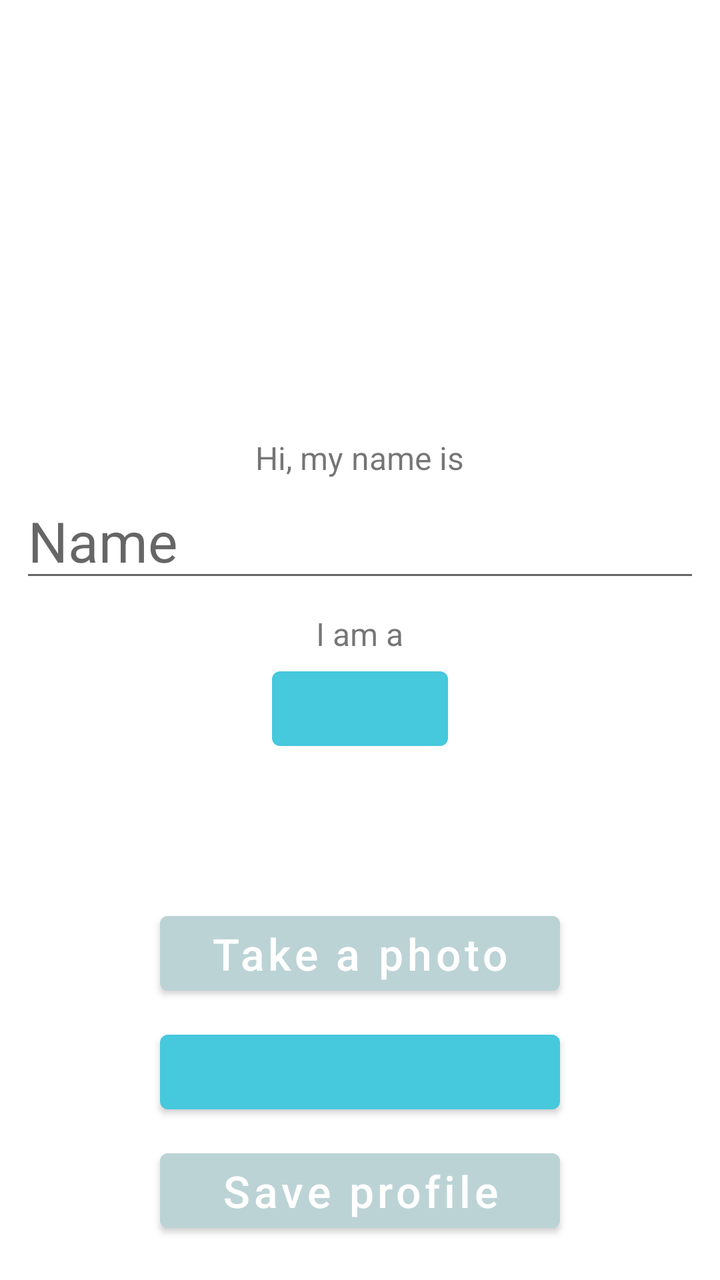
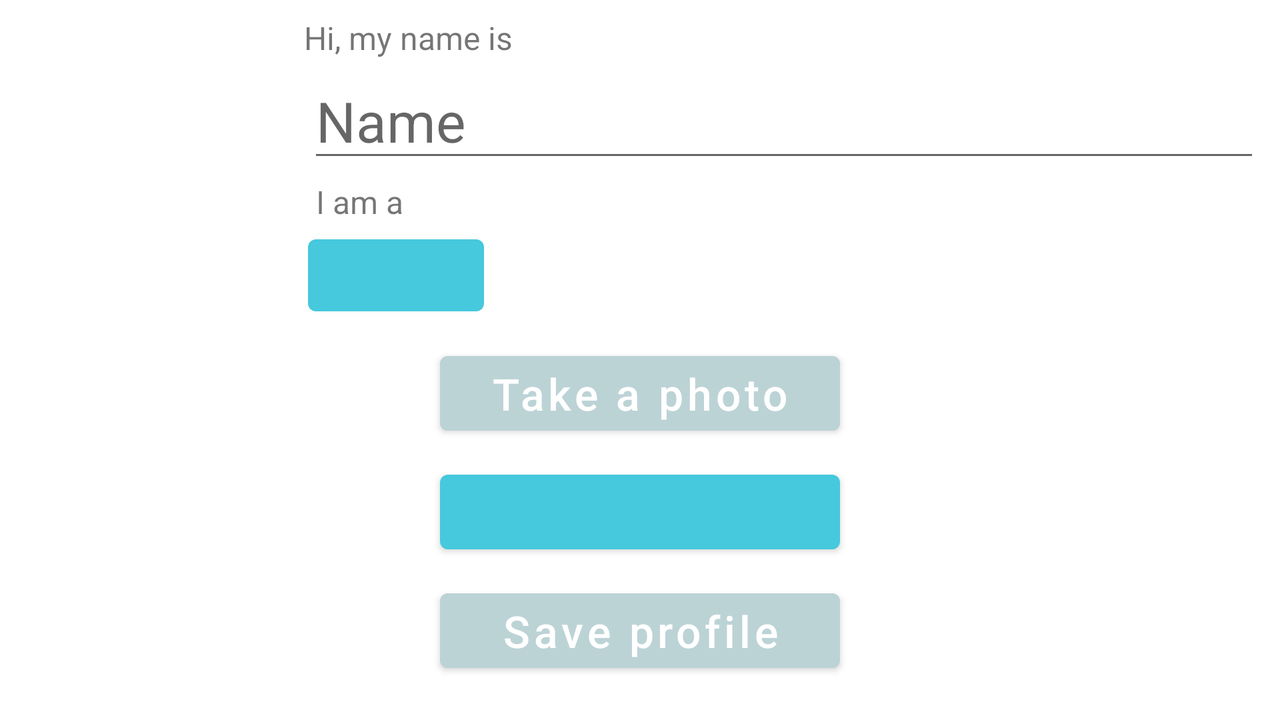

First picture: res/layout/ on a phone held upright. Second picture: the repository's own variant of that layout, on a device whose configuration matches the variant's folder. Source for both follows.
<!-- AndroidManifest.xml: application theme Theme.RPG -->
<!-- res/layout/fragment_profile_edit.xml -->
<?xml version="1.0" encoding="utf-8"?>
<RelativeLayout xmlns:android="http://schemas.android.com/apk/res/android"
    xmlns:tools="http://schemas.android.com/tools"
    android:layout_width="match_parent"
    android:layout_height="match_parent"
    android:background="@color/white"
    tools:context=".ProfileEditFragment">

    <ImageView
        android:id="@+id/profile_picture"
        android:layout_alignParentTop="true"
        android:layout_width="128sp"
        android:layout_height="128sp"
        android:layout_margin="30sp"
        android:adjustViewBounds="true"
        android:layout_centerHorizontal="true"
        android:contentDescription="@string/profile_picture" />

    <TextView
        android:id="@+id/name_label"
        android:layout_below="@+id/profile_picture"
        android:layout_width="wrap_content"
        android:layout_height="wrap_content"
        android:layout_marginTop="30dp"
        android:layout_marginStart="4dp"
        android:textSize="16sp"
        android:layout_centerHorizontal="true"
        android:text="@string/name_label" />

    <EditText
        android:id="@+id/name_edittext"
        android:layout_below="@+id/name_label"
        android:layout_marginTop="2dp"
        android:layout_marginStart="10sp"
        android:layout_marginEnd="10sp"
        android:layout_centerHorizontal="true"
        android:layout_height="wrap_content"
        android:layout_width="match_parent"
        android:inputType="text"
        android:textSize="28sp"
        android:hint="@string/name"
        android:autofillHints="@string/name" />

    <TextView
        android:id="@+id/gender_label"
        android:layout_below="@+id/name_edittext"
        android:layout_width="wrap_content"
        android:layout_height="wrap_content"
        android:layout_marginTop="10dp"
        android:textSize="16sp"
        android:layout_centerHorizontal="true"
        android:text="@string/gender_label" />

    <Button
        android:id="@+id/gender_button"
        android:layout_below="@+id/gender_label"
        android:layout_width="wrap_content"
        android:layout_height="wrap_content"
        android:textSize="22sp"
        android:layout_marginTop="2dp"
        android:layout_centerHorizontal="true"/>

    <Button
        android:id="@+id/photo_button"
        android:text="@string/take_photo"
        android:layout_above="@+id/favorite_button"
        android:layout_centerHorizontal="true"
        android:layout_marginBottom="10dp"
        android:layout_width="200dp"
        android:layout_height="wrap_content"
        android:textSize="22sp"
        android:textAllCaps="false"
        android:textColor="@color/white"
        android:backgroundTint="@color/normal_button"/>

    <Button
        android:id="@+id/favorite_button"
        android:layout_above="@+id/button_save_profile"
        android:layout_centerHorizontal="true"
        android:layout_marginBottom="10dp"
        android:layout_width="200dp"
        android:layout_height="wrap_content"
        android:textSize="22sp"
        android:textAllCaps="false"
        android:textColor="@color/white"/>

    <Button
        android:id="@+id/button_save_profile"
        android:text="@string/save_profile"
        android:layout_alignParentBottom="true"
        android:layout_centerHorizontal="true"
        android:layout_marginBottom="20dp"
        android:layout_width="200dp"
        android:layout_height="wrap_content"
        android:textSize="22sp"
        android:textAllCaps="false"
        android:textColor="@color/white"
        android:backgroundTint="@color/normal_button"/>
</RelativeLayout>
<!-- resources referenced by this layout -->
<resources>
  <color name="normal_button">#bcd3d6</color>
  <color name="white">#FFFFFFFF</color>
  <string name="gender_label">I am a</string>
  <string name="name">Name</string>
  <string name="name_label">Hi, my name is</string>
  <string name="profile_picture">Profile Picture</string>
  <string name="save_profile">Save profile</string>
  <string name="take_photo">Take a photo</string>
  <style name="Theme.RPG" parent="Theme.MaterialComponents.DayNight.NoActionBar">
          
          <item name="colorPrimary">@color/nav_bar</item>
          <item name="colorPrimaryVariant">@color/purple_700</item>
          <item name="colorOnPrimary">@color/black</item>
          
          <item name="colorSecondary">@color/teal_200</item>
          <item name="colorSecondaryVariant">@color/teal_700</item>
          <item name="colorOnSecondary">@color/black</item>
          
          <item name="android:statusBarColor" tools:targetApi="l">?attr/colorPrimaryVariant</item>
          
      </style>
  <color name="nav_bar">#46c8dd</color>
  <color name="purple_700">#FF3700B3</color>
  <color name="black">#FF000000</color>
  <color name="teal_200">#FF03DAC5</color>
  <color name="teal_700">#FF018786</color>
</resources>
<!-- res/layout-land/fragment_profile_edit.xml (the repository's variant of the layout above) -->
<!-- drawn on the phone turned sideways -->
<?xml version="1.0" encoding="utf-8"?>
<RelativeLayout xmlns:android="http://schemas.android.com/apk/res/android"
    xmlns:tools="http://schemas.android.com/tools"
    android:layout_width="match_parent"
    android:layout_height="match_parent"
    android:background="@color/white"
    tools:context=".ProfileEditFragment">

    <ImageView
        android:id="@+id/profile_picture"
        android:layout_alignParentStart="true"
        android:layout_alignParentTop="true"
        android:layout_width="128sp"
        android:layout_height="128sp"
        android:layout_margin="10sp"
        android:adjustViewBounds="true"
        android:contentDescription="@string/profile_picture" />

    <TextView
        android:id="@+id/name_label"
        android:layout_toEndOf="@+id/profile_picture"
        android:layout_alignParentTop="true"
        android:layout_width="wrap_content"
        android:layout_height="wrap_content"
        android:layout_marginTop="8dp"
        android:layout_marginStart="4dp"
        android:textSize="16sp"
        android:text="@string/name_label" />

    <EditText
        android:id="@+id/name_edittext"
        android:layout_toEndOf="@+id/profile_picture"
        android:layout_alignParentEnd="true"
        android:layout_below="@+id/name_label"
        android:layout_height="wrap_content"
        android:layout_marginTop="2dp"
        android:layout_marginStart="6dp"
        android:layout_marginEnd="10dp"
        android:layout_width="match_parent"
        android:inputType="text"
        android:textSize="28sp"
        android:hint="@string/name"
        android:autofillHints="@string/name" />

    <TextView
        android:id="@+id/gender_label"
        android:layout_toEndOf="@+id/profile_picture"
        android:layout_below="@+id/name_edittext"
        android:layout_width="wrap_content"
        android:layout_height="wrap_content"
        android:layout_marginTop="4dp"
        android:layout_marginStart="10dp"
        android:textSize="16sp"
        android:text="@string/gender_label" />

    <Button
        android:id="@+id/gender_button"
        android:layout_toEndOf="@+id/profile_picture"
        android:layout_below="@+id/gender_label"
        android:layout_marginTop="2dp"
        android:layout_marginStart="6dp"
        android:layout_width="wrap_content"
        android:layout_height="wrap_content"/>

    <Button
        android:id="@+id/photo_button"
        android:text="@string/take_photo"
        android:layout_above="@+id/favorite_button"
        android:layout_centerHorizontal="true"
        android:layout_marginBottom="10dp"
        android:layout_width="200dp"
        android:layout_height="wrap_content"
        android:textSize="22sp"
        android:textAllCaps="false"
        android:textColor="@color/white"
        android:backgroundTint="@color/normal_button"/>

    <Button
        android:id="@+id/favorite_button"
        android:layout_above="@+id/button_save_profile"
        android:layout_centerHorizontal="true"
        android:layout_marginBottom="10dp"
        android:layout_width="200dp"
        android:layout_height="wrap_content"
        android:textSize="22sp"
        android:textAllCaps="false"
        android:textColor="@color/white"/>

    <Button
        android:id="@+id/button_save_profile"
        android:text="@string/save_profile"
        android:layout_alignParentBottom="true"
        android:layout_centerHorizontal="true"
        android:layout_marginBottom="20dp"
        android:layout_width="200dp"
        android:layout_height="wrap_content"
        android:textSize="22sp"
        android:textAllCaps="false"
        android:textColor="@color/white"
        android:backgroundTint="@color/normal_button"/>
</RelativeLayout>
